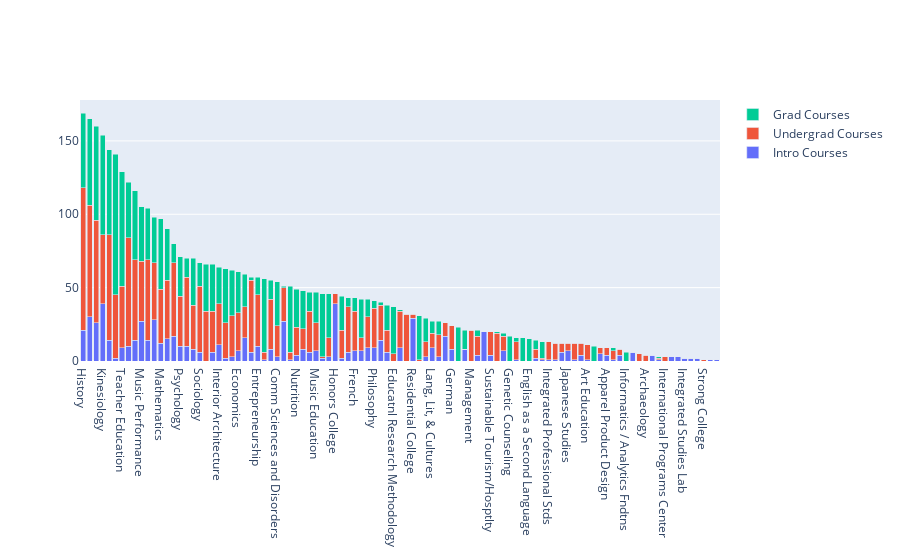

The code cell stored with this chart in its notebook:
### Markdown cell above
Distribution of different levels of courses by department

### Code cell
def course_label(course_df):
    if course_df.course_num_clean < 300:
        val = 'Intro'
    elif (course_df.course_num_clean >= 300) & (course_df.course_num_clean < 500):
        val = 'Undergrad'
    else:
        val = 'Grad'
    return val

   

course_df['Course_Label'] = course_df.apply(course_label, axis=1)

test_df = pd.crosstab(course_df.SUBJ_DESC,course_df.Course_Label).reset_index()
test_df['total_count'] = test_df.Intro + test_df.Undergrad + test_df.Grad
test_df = test_df.sort_values(by=['total_count'], ascending=False)


fig = go.Figure(data=[
    go.Bar(name='Intro Courses', x=test_df.SUBJ_DESC, y=test_df.Intro),
    go.Bar(name='Undergrad Courses', x=test_df.SUBJ_DESC, y=test_df.Undergrad),
    go.Bar(name='Grad Courses', x=test_df.SUBJ_DESC, y=test_df.Grad)
])
# Change the bar mode
fig.update_layout(barmode='stack')
fig.show()

### Figure 1 — Plotly figure (JSON) as saved in the notebook; plotly's stock layout.template omitted (floating-point values rounded to 4 significant figures)
{"data": [{"name": "Intro Courses", "type": "bar", "x": ["History", "English", "Theatre (THR)", "Kinesiology", "Biology", "Nursing", "Teacher Education", "Political Science", "Geogrphy,Envrnmnt,Sustainablty", "Music Performance", "Specialized Education Services", "Dance", "Mathematics", "Chemistry", "Art", "Psychology", "Media Studies", "Computer Science", "Sociology", "Music Ensemble", "Public Health", "Interior Architecture", "Social Work", "Human Develp / Family Studies", "Economics", "Music Studies", "Anthropology", "Entrepreneurship", "Counseling and Ed Devlp", "Spanish", "Comm Sciences and Disorders", "Religious Studies", "Educ Ldrship and Cultrl Fndts", "Nutrition", "Business Administration", "Communication Studies", "Music Education", "Library/Information Studies", "Statistics", "Honors College", "Peace and Conflict Studies", "Art History", "French", "Info Sys and Operations Mngmt", "Comm Therap/Recr Studies", "Philosophy", "Physics", "Consumer, Apparel, Retail Stds", "Educatnl Research Methodology", "Classical Civilization", "Liberal Studies", "Residential College", "Nanoscience", "Accounting", "Lang, Lit, & Cultures", "Women's and Gender Studies", "Comp Trans/Post Second Ed", "German", "Master's in Business Admin", "Health and Human Sciences", "Management", "African Amrcn/African Diaspora", "Freshman Seminars Program", "Sustainable Tourism/Hosptlty", "Marketing", "Latin", "Genetic Counseling", "Visual and Performing Arts", "Higher Education", "English as a Second Language", "Supply Chain Management", "Gerontology", "Integrated Professional Stds", "Arts Administration", "Chinese", "Japanese Studies", "Finance", "Russian", "Art Education", "Master of Applied Arts/Science", "International/Global Studies", "Apparel Product Design", "Retailing and Consumer Stds", "Greek", "Informatics / Analytics Fndtns", "American Sign Language", "Social Science Course", "Archaeology", "Arabic", "Italian", "International Programs Center", "Foundations for Learning", "Academic Recovery Seminar", "Integrated Studies Lab", "Grogan College", "Astronomy", "Strong College", "First Year Experience", "Western Civilization"], "y": [21, 30, 26, 39, 14, 2, 9, 10, 14, 27, 14, 28, 12, 15, 17, 10, 10, 8, 6, 0, 6, 11, 2, 3, 7, 16, 6, 10, 1, 8, 3, 27, 1, 4, 8, 6, 7, 2, 3, 39, 2, 6, 7, 7, 9, 9, 14, 6, 0, 9, 0, 29, 0, 3, 9, 3, 17, 8, 0, 8, 0, 4, 20, 4, 0, 7, 0, 1, 0, 0, 2, 1, 1, 1, 6, 7, 1, 4, 1, 0, 5, 4, 1, 4, 0, 6, 0, 0, 4, 1, 0, 3, 3, 2, 2, 2, 0, 1, 1]}, {"name": "Undergrad Courses", "type": "bar", "x": ["History", "English", "Theatre (THR)", "Kinesiology", "Biology", "Nursing", "Teacher Education", "Political Science", "Geogrphy,Envrnmnt,Sustainablty", "Music Performance", "Specialized Education Services", "Dance", "Mathematics", "Chemistry", "Art", "Psychology", "Media Studies", "Computer Science", "Sociology", "Music Ensemble", "Public Health", "Interior Architecture", "Social Work", "Human Develp / Family Studies", "Economics", "Music Studies", "Anthropology", "Entrepreneurship", "Counseling and Ed Devlp", "Spanish", "Comm Sciences and Disorders", "Religious Studies", "Educ Ldrship and Cultrl Fndts", "Nutrition", "Business Administration", "Communication Studies", "Music Education", "Library/Information Studies", "Statistics", "Honors College", "Peace and Conflict Studies", "Art History", "French", "Info Sys and Operations Mngmt", "Comm Therap/Recr Studies", "Philosophy", "Physics", "Consumer, Apparel, Retail Stds", "Educatnl Research Methodology", "Classical Civilization", "Liberal Studies", "Residential College", "Nanoscience", "Accounting", "Lang, Lit, & Cultures", "Women's and Gender Studies", "Comp Trans/Post Second Ed", "German", "Master's in Business Admin", "Health and Human Sciences", "Management", "African Amrcn/African Diaspora", "Freshman Seminars Program", "Sustainable Tourism/Hosptlty", "Marketing", "Latin", "Genetic Counseling", "Visual and Performing Arts", "Higher Education", "English as a Second Language", "Supply Chain Management", "Gerontology", "Integrated Professional Stds", "Arts Administration", "Chinese", "Japanese Studies", "Finance", "Russian", "Art Education", "Master of Applied Arts/Science", "International/Global Studies", "Apparel Product Design", "Retailing and Consumer Stds", "Greek", "Informatics / Analytics Fndtns", "American Sign Language", "Social Science Course", "Archaeology", "Arabic", "Italian", "International Programs Center", "Foundations for Learning", "Academic Recovery Seminar", "Integrated Studies Lab", "Grogan College", "Astronomy", "Strong College", "First Year Experience", "Western Civilization"], "y": [97, 76, 70, 47, 72, 43, 42, 74, 55, 41, 55, 39, 37, 40, 50, 34, 47, 30, 45, 34, 28, 28, 24, 28, 26, 21, 49, 35, 5, 34, 21, 23, 5, 19, 14, 28, 19, 1, 13, 7, 19, 31, 27, 9, 21, 27, 24, 15, 5, 25, 32, 3, 1, 10, 10, 15, 9, 16, 0, 0, 21, 13, 0, 16, 19, 10, 0, 12, 0, 0, 6, 1, 12, 11, 6, 5, 11, 8, 10, 0, 4, 5, 6, 4, 0, 0, 5, 4, 0, 1, 3, 0, 0, 0, 0, 0, 1, 0, 0]}, {"name": "Grad Courses", "type": "bar", "x": ["History", "English", "Theatre (THR)", "Kinesiology", "Biology", "Nursing", "Teacher Education", "Political Science", "Geogrphy,Envrnmnt,Sustainablty", "Music Performance", "Specialized Education Services", "Dance", "Mathematics", "Chemistry", "Art", "Psychology", "Media Studies", "Computer Science", "Sociology", "Music Ensemble", "Public Health", "Interior Architecture", "Social Work", "Human Develp / Family Studies", "Economics", "Music Studies", "Anthropology", "Entrepreneurship", "Counseling and Ed Devlp", "Spanish", "Comm Sciences and Disorders", "Religious Studies", "Educ Ldrship and Cultrl Fndts", "Nutrition", "Business Administration", "Communication Studies", "Music Education", "Library/Information Studies", "Statistics", "Honors College", "Peace and Conflict Studies", "Art History", "French", "Info Sys and Operations Mngmt", "Comm Therap/Recr Studies", "Philosophy", "Physics", "Consumer, Apparel, Retail Stds", "Educatnl Research Methodology", "Classical Civilization", "Liberal Studies", "Residential College", "Nanoscience", "Accounting", "Lang, Lit, & Cultures", "Women's and Gender Studies", "Comp Trans/Post Second Ed", "German", "Master's in Business Admin", "Health and Human Sciences", "Management", "African Amrcn/African Diaspora", "Freshman Seminars Program", "Sustainable Tourism/Hosptlty", "Marketing", "Latin", "Genetic Counseling", "Visual and Performing Arts", "Higher Education", "English as a Second Language", "Supply Chain Management", "Gerontology", "Integrated Professional Stds", "Arts Administration", "Chinese", "Japanese Studies", "Finance", "Russian", "Art Education", "Master of Applied Arts/Science", "International/Global Studies", "Apparel Product Design", "Retailing and Consumer Stds", "Greek", "Informatics / Analytics Fndtns", "American Sign Language", "Social Science Course", "Archaeology", "Arabic", "Italian", "International Programs Center", "Foundations for Learning", "Academic Recovery Seminar", "Integrated Studies Lab", "Grogan College", "Astronomy", "Strong College", "First Year Experience", "Western Civilization"], "y": [51, 59, 64, 68, 58, 96, 78, 38, 47, 37, 35, 31, 48, 35, 13, 27, 13, 32, 16, 32, 32, 25, 37, 31, 28, 22, 2, 12, 50, 13, 30, 1, 45, 26, 26, 13, 21, 43, 30, 0, 23, 6, 9, 26, 12, 5, 2, 17, 32, 1, 0, 0, 30, 16, 8, 9, 0, 0, 23, 13, 0, 4, 0, 0, 1, 2, 17, 3, 16, 15, 6, 11, 0, 0, 0, 0, 0, 0, 0, 10, 0, 0, 2, 0, 6, 0, 0, 0, 0, 1, 0, 0, 0, 0, 0, 0, 0, 0, 0]}], "layout": {"barmode": "stack"}}
